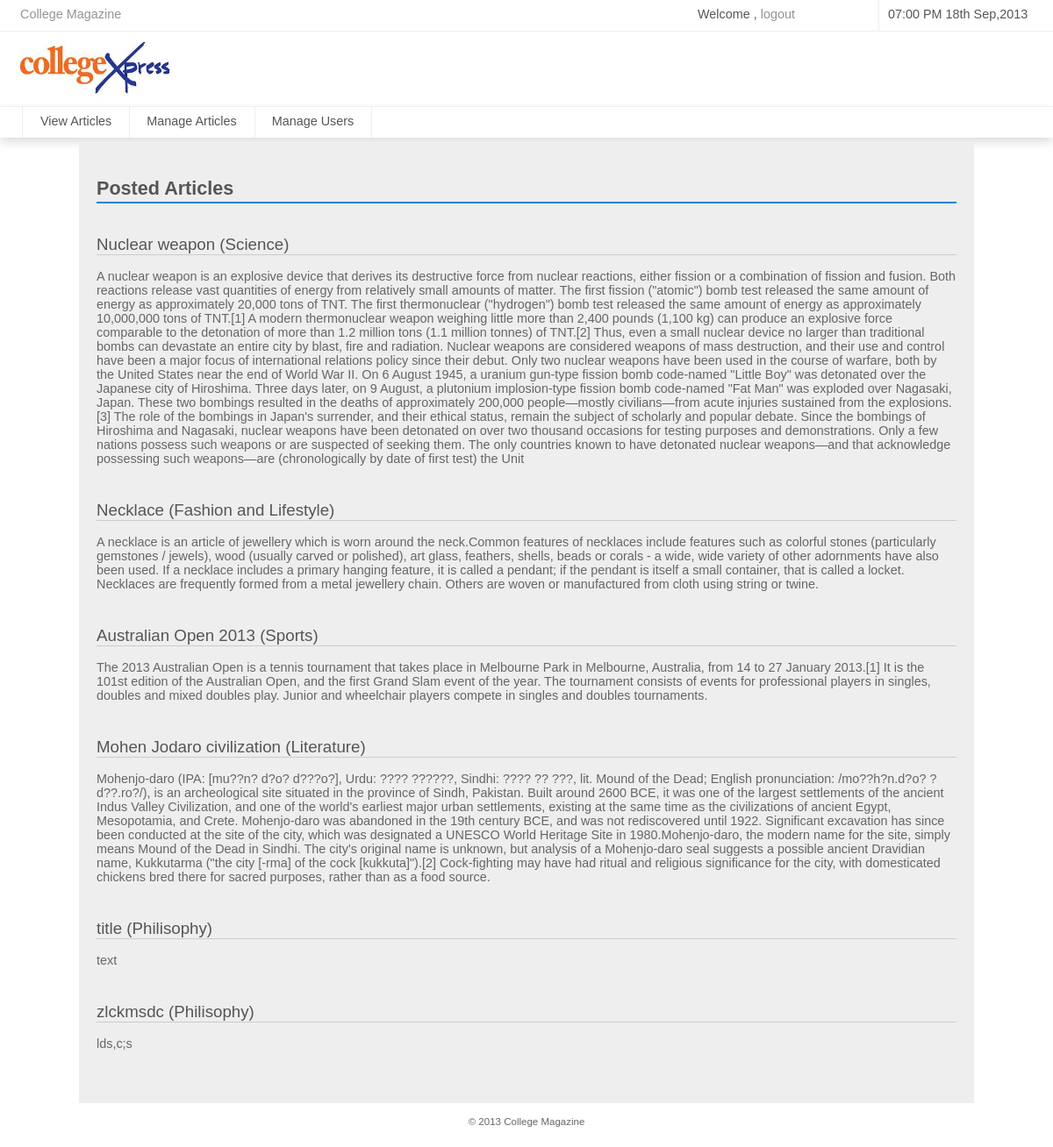
The page /backend/modules/dashboard.php on the database its author committed.
### tables this page shows
CREATE TABLE IF NOT EXISTS `article` (
  `articleid` int(11) NOT NULL AUTO_INCREMENT,
  `category` varchar(100) NOT NULL,
  `title` varchar(200) NOT NULL,
  `content` varchar(2000) NOT NULL,
  `pic` varchar(50) NOT NULL DEFAULT 'article.jpg',
  `timestamp` timestamp NOT NULL DEFAULT CURRENT_TIMESTAMP ON UPDATE CURRENT_TIMESTAMP,
  `status` varchar(20) NOT NULL DEFAULT 'null',
  `modrating` int(3) NOT NULL DEFAULT '0',
  `userrating` int(3) NOT NULL DEFAULT '0',
  `authors` varchar(400) NOT NULL,
  `userid` int(11) NOT NULL,
  PRIMARY KEY (`articleid`)
);

### backend/modules/dashboard.php (the view, shortened to what this page needs)
<!DOCTYPE html PUBLIC "-//W3C//DTD XHTML 1.0 Transitional//EN" "http://www.w3.org/TR/xhtml1/DTD/xhtml1-transitional.dtd">
<html xmlns="http://www.w3.org/1999/xhtml">
<head>
<link type="text/css" rel="stylesheet" href="../css/module/psychometric.css"/>
<link rel="stylesheet" type="text/css" href="../css/adminpanel-layout.css"  />
<link rel="stylesheet" type="text/css" href="../css/adminpanel-main.css" />
<link rel="stylesheet" type="text/css" href="../css/adminpanel-dropdown.css" />
</head>
<body>
<?php require('../include/header.php')?>
<div id="wrapper">
<div class="heading1">Posted Articles
</div>
<br/>
<?php
	$query=mysql_query('select * from article');
	while($query_run=mysql_fetch_assoc($query))
	{
		echo '<div class="title">'.$query_run['title'].' ('.$query_run['category'].')'.'</div><br/>'.'<div class="content">'.$query_run['content'].'</div>';
	}
?>
</div>
<?php require("../include/footer.php")?>
</body>
</html>

### backend/include/header.php (shortened to what this page needs)
<?php
	echo '<div id="status-bar">
		<p id="status-left-col"><a href="">College Magazine &nbsp;</a></p>
		<div id="status-right-col">
			<p id="user-detail">Welcome '.$_SESSION['adminname'].' , <a href="../../common/logout.php">logout</a></p>
			<div id="top-time">'.date("h:i A jS M,Y") .'</div>
		</div>
		<div class="clear"></div>
	</div>
	<div id="header-area">
		<div id="logo"><a href=""><img src="../images/logo.png" style="width:200px;margin-left:-14px;" class="logo" alt="logo"/>
</a></div>
		<div class="clear"></div>
	</div>
	<div id="menu-area">
		<div id="main-menu">
			<ul id="main-menu-ul">
				<li>
					<a href="../modules/dashboard.php">View Articles</a>
				</li>
				<!--<li>
					<a href="../modules/resultset.php">Website Report </a>
				</li>-->
				<li>
					<a href="../modules/manage-articles.php">Manage Articles</a>
				</li>
				<li>
					<a href="../modules/manageusers.php">Manage Users</a>
				</li>
			</ul>
		</div>
		<div id="search-bar">
			<form id="search" action="" method="post">
				<input type="text" value="Search..." id="txt-search" name="txtSearch"/>
				<a href="#search" id="search-icon"><img src="resources/images/icons/mag-glass.png" alt="Search"/></a>
			</form>
		</div>
	</div>';
?>

### backend/include/footer.php (shortened to what this page needs)
<div id="footer">&copy; 2013 College Magazine

### backend/css/module/psychometric.css (style rules this page uses)
.heading1 { font-size:1.5em ; font-weight:bold; margin-top:20px; width:100%; margin-bottom:20px; border-bottom:2px #0086DF solid; padding-bottom:2px; }
.title { width:700px; }

### backend/css/adminpanel-layout.css (style rules this page uses)
a img { border:0; }
a { text-decoration:none; }
#status-bar { height:35px; background-color:white; width:100%; border-bottom:1px #EEE solid; }
#status-left-col { margin:0; padding:0; float:left; width:197px; height:27px; margin-left:20px; padding-top:8px; padding-left:3px; }
#status-left-col a { color:#666; opacity:0.7; }
#status-right-col a { color:#666; opacity:0.7; }
#status-right-col { float:right; width:387px; height:35px; margin-right:15px; padding-right:3px; }
#user-detail { margin:0; padding:0; float:left; height:27px; padding-top:8px; width:200px; }
#top-time { float:right; width:170px; height:27px; padding-top:8px; padding-left:10px; border-left:1px #EEE solid; }
#header-area { height:85px; width:100%; background-color:white; box-shadow:0px 5px 5px #DDD; }
#menu-area { height:35px; width:100%; border-top:1px solid #EEE; background-color:white; box-shadow:0px 5px 10px #DDD; }
#main-menu { float:left; margin-left:25px; height:35px; }
#footer { position:relative; width:100%; bottom:10px; text-align:center; color:#666; margin-top:25px; font-size:0.8em; height:25px; }
#logo { width:300px; margin-top:15px; height:60px; float:left; margin-left:20px; }
.title { font-size:1.3em; width:980px; border-bottom:thin #CCCCCC solid; }
.content { color:#666666; margin-bottom:40px; }

### backend/css/adminpanel-main.css (style rules this page uses)
#wrapper { width:980px; height:auto; padding:20px; margin-top:5px; background-color:#EEEEEE; margin-left:auto; margin-right:auto; }
.logo { height: 79px; width: 99px; margin-top: -12px; }

### backend/css/adminpanel-dropdown.css (style rules this page uses)
#main-menu-ul:first-child { border-left:1px #EFEFEF solid; }
#main-menu-ul li { margin:0; padding:0; border-right:1px #EFEFEF solid; height:35px; display:inline-block; position: relative; list-style: none; margin-right:-5px; }
#main-menu-ul a { color:#555; height:26px; text-align:center; padding-top:9px; padding-left:20px; padding-right:20px; text-decoration: none; display: block; margin: 0; }
#main-menu-ul:after { content: "."; display: block; clear: both; visibility: hidden; line-height: 0; height: 0; }
#main-menu-ul { display: inline-block; }
html[xmlns] #main-menu-ul { display: block; }

### rows shown on the page
article: title "Nuclear weapon", category "Science", content "A nuclear weapon is an explosive device that derives its destructive force from nuclear reactions, either fission or a combination of fission and fusion. Both reactions release vast quantities of energy from relatively small amounts of matter. The first fission (\"atomic\") bomb test released the same amount of energy as approximately 20,000 tons of TNT. The first thermonuclear (\"hydrogen\") bomb test released the same amount of energy as approximately 10,000,000 tons of TNT.[1] A modern thermonuclear weapon weighing little more than 2,400 pounds (1,100 kg) can produce an explosive force comparable to the detonation of more than 1.2 million tons (1.1 million tonnes) of TNT.[2] Thus, even a…"
article: title "Necklace", category "Fashion and Lifestyle", content "A necklace is an article of jewellery which is worn around the neck.Common features of necklaces include features such as colorful stones (particularly gemstones / jewels), wood (usually carved or polished), art glass, feathers, shells, beads or corals - a wide, wide variety of other adornments have also been used. If a necklace includes a primary hanging feature, it is called a pendant; if the pendant is itself a small container, that is called a locket. Necklaces are frequently formed from a metal jewellery chain. Others are woven or manufactured from cloth using string or twine."
article: title "Australian Open 2013", category "Sports", content "The 2013 Australian Open is a tennis tournament that takes place in Melbourne Park in Melbourne, Australia, from 14 to 27 January 2013.[1] It is the 101st edition of the Australian Open, and the first Grand Slam event of the year. The tournament consists of events for professional players in singles, doubles and mixed doubles play. Junior and wheelchair players compete in singles and doubles tournaments."
article: title "Mohen Jodaro civilization", category "Literature", content "Mohenjo-daro (IPA: [mu??n? d?o? d???o?], Urdu: ???? ??????, Sindhi: ???? ?? ???, lit. Mound of the Dead; English pronunciation: /mo??h?n.d?o? ?d??.ro?/), is an archeological site situated in the province of Sindh, Pakistan. Built around 2600 BCE, it was one of the largest settlements of the ancient Indus Valley Civilization, and one of the world's earliest major urban settlements, existing at the same time as the civilizations of ancient Egypt, Mesopotamia, and Crete. Mohenjo-daro was abandoned in the 19th century BCE, and was not rediscovered until 1922. Significant excavation has since been conducted at the site of the city, which was designated a UNESCO World Heritage Site in…"
article: title "title", category "Philisophy", content "text"
article: title "zlckmsdc", category "Philisophy", content "lds,c;s"
